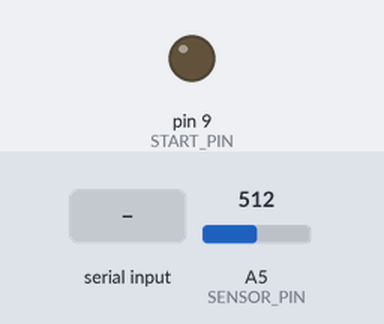
The sketch below on a simulated Arduino Uno, built with avr-gcc and run on an emulated ATmega328P. On the bench: output pins drawn as LEDs (lit = HIGH). The test bench sets the inputs (shaded band); at power-on: A5 (SENSOR_PIN) = 512.

Above: at 1.2 s.
1.3 s: byte 65 (ENABLE_COMMAND) received over Serial
Timing chart, 0 to 4.3 s (numbered marks = the images above; inputs shaded):
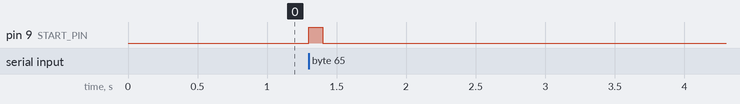

The sketch:

arduino_trigger.ino
```cpp
#define START_PIN 9
#define TAG_PIN   10
#define SENSOR_PIN A5

#define INTERVAL 100
#define SERIAL_BAUDRATE 9600

#define ENABLE_COMMAND   'A'
#define RESET_COMMAND    'Z'

#define FILTER_WIDTH  3

#define WHITE_THRESHOLD  250
#define BLACK_THRESHOLD  100

float average = 0.0;

byte command;

boolean recording = false;
boolean tagged = false;

boolean startIsAllowed = false;

int readings[FILTER_WIDTH];
int readingCounter = 0;

void setup() {
  pinMode( START_PIN, OUTPUT );
  digitalWrite( START_PIN, LOW );
  Serial.begin( SERIAL_BAUDRATE );

  clearSerialBuffer();
}


void loop() {


  if ( Serial.available() > 0 ) {
    command = Serial.read();
  }

  if ( command == ENABLE_COMMAND ) {
    startIsAllowed = true;
  }

  if ( command == RESET_COMMAND ) {
    startIsAllowed = false;
    tagged = false;
    recording = false;
  }

  clearSerialBuffer();

  addReading( analogRead( SENSOR_PIN ) );
  average = updateAverage();

  if ( !recording ) {
    if ( average >= WHITE_THRESHOLD ) {
      if ( startIsAllowed ) {
        sendStart();
        // recording starts only when the sensor reading is WHITE
        recording = true;
        tagged = true;
      }
    }
  }
  else {
    if ( !tagged ) {
      if ( average >= WHITE_THRESHOLD ) {
        sendTag();
        tagged = true;
      }
    } else {
      if ( average < BLACK_THRESHOLD ) {
        tagged = false;
      }
    }
  }
}

void sendStart() {
  digitalWrite( START_PIN, HIGH );
  delay( INTERVAL );
  digitalWrite( START_PIN, LOW );
}

void sendTag() {
  if ( recording ) {
    digitalWrite( TAG_PIN, HIGH );
    delay( INTERVAL );
    digitalWrite( TAG_PIN, LOW );
  }
}

void clearSerialBuffer() {
  while( Serial.available() > 0 ) {
    Serial.read();
  }
  command = '\0';
}

void addReading( int readingValue ) {
  readings[ readingCounter++ ] = readingValue;
  if ( readingCounter >= FILTER_WIDTH ) {
    readingCounter = 0;
  }
}

float updateAverage() {
  int sum = 0;
  for ( int i = 0; i < FILTER_WIDTH; i++ ) {
    sum += readings[i];
  }
  return sum / FILTER_WIDTH;
}
```

Measured:
- after the input at 1.3 s, pin 9 (START_PIN): LOW → HIGH at once, → LOW 0.10 s later
